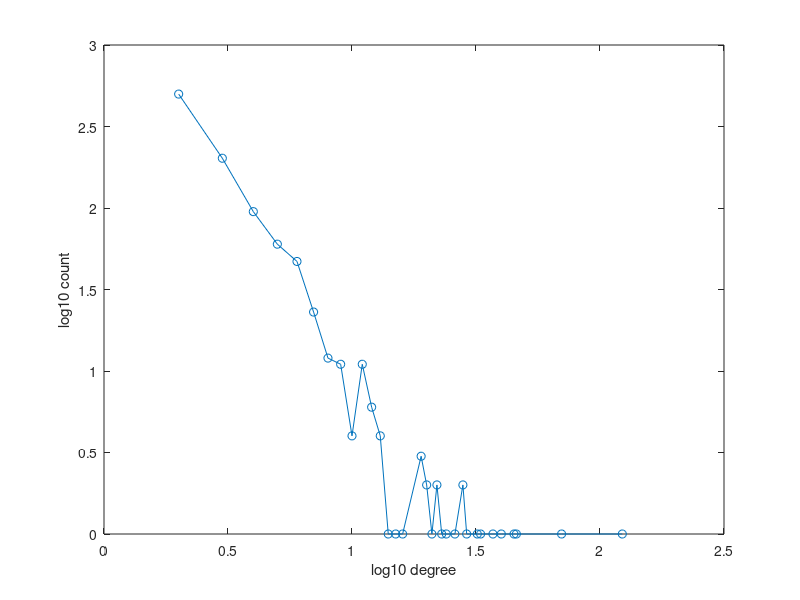

MATLAB code to generate this figure:
%% Hubs and rich clubs
% Many real-world networks exhibit heavy-tailed degree distributions,
% suggesting that there are a small number of nodes that make
% disproportionately more connections than others. Often, these same nodes
% form a "rich club", connecting more densely to one another than expected
% by chance.
%
% One of the first models of how hubs emerge was the Barabasi-Albert model,
% that used a preferential attachment mechanism in a growth model to
% generate synthetic networks with heavy-tailed degree distributions. Let's
% implement the model here before turning to real-world data to detect
% hubs.

% initial clique size
k = 5;

% target network size
n = 1000;

% when a new node is added, how many new connections to form
m = 2;

% create initial adjacency matrix
a = sparse([],[],n,n,0);
a(1:k,1:k) = 1;
a(1:(n + 1):end) = 0;

% degree
deg = sum(a,2);

% grow the network
for i = (k + 1):n
    
    % connection probability distribution
    c = [0; cumsum(deg)];
    count = 0;
    
    % add connections
    while count < m
        
        % get a partner
        partner = sum(rand*c(end) > c);
        
        % if proposed connection doesn't exist...
        if a(i,partner) == 0
            
            % add connection
            a(i,partner) = 1;
            a(partner,i) = 1;
            
            % update degree
            deg([i,partner]) = deg([i,partner]) + 1;
            
            % update counter
            count = count + 1;
        end
    end
end

% calculate degree distribution
[h,bins] = hist(deg,1:max(deg));

% plot degree distribution
f = figure('units','inches','position',[2,2,4,2]);
plot(log10(bins(h ~= 0)),log10(h(h ~= 0)),'-o')
xlabel('log10 degree');
ylabel('log10 count');